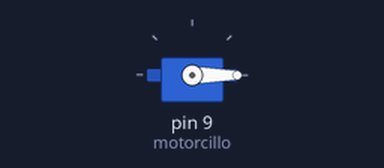
The sketch below on a simulated Arduino Uno, built with avr-gcc and run on an emulated ATmega328P. Parts: servo. What the sketch prints to the serial monitor is not drawn.

Above: at 0.05 s.
Timing chart, 0 to 4.6 s (numbered marks = the images above):
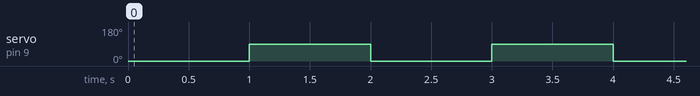

The sketch:

servoBasic-tidy.ino
```cpp
#include <Servo.h>

Servo motorcillo;

void moverMotorcillo(int angulo, int tiempo) {
  motorcillo.write(angulo);
  Serial.print("el ángulo es:");
  Serial.println(angulo);
  delay(tiempo);
}


void setup() {
  motorcillo.attach(9);
  Serial.begin(9600);
}

void loop() {
  moverMotorcillo(0, 1000);
  moverMotorcillo(90, 1000);
}
```

Measured:
- by itself, servo on pin 9 (motorcillo): alternates 90° for 1.0 s and 0° for 1.0 s
